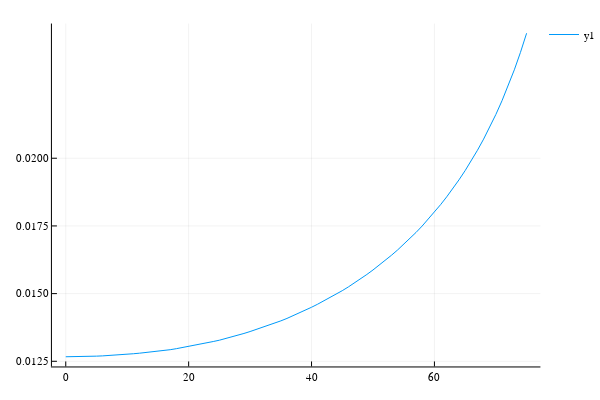

Notebook code cell kept with this figure:
### Code cell
SZA=0:1:75
plot(SZA, reflRed_SZA)

### Figure 1 — Plotly figure (JSON) as saved in the notebook; plotly's stock layout.template omitted (floating-point values rounded to 4 significant figures)
{"data": [{"colorbar": {"title": ""}, "legendgroup": "y1", "line": {"color": "rgba(0, 154, 250, 1.000)", "dash": "solid", "shape": "linear", "width": 1}, "mode": "lines", "name": "y1", "showlegend": true, "type": "scatter", "x": [0, 1, 2, 3, 4, 5, 6, 7, 8, 9, 10, 11, 12, 13, 14, 15, 16, 17, 18, 19, 20, 21, 22, 23, 24, 25, 26, 27, 28, 29, 30, 31, 32, 33, 34, 35, 36, 37, 38, 39, 40, 41, 42, 43, 44, 45, 46, 47, 48, 49, 50, 51, 52, 53, 54, 55, 56, 57, 58, 59, 60, 61, 62, 63, 64, 65, 66, 67, 68, 69, 70, 71, 72, 73, 74, 75], "xaxis": "x1", "y": [0.01267, 0.01267, 0.01267, 0.01268, 0.01268, 0.01269, 0.0127, 0.01271, 0.01273, 0.01274, 0.01276, 0.01278, 0.0128, 0.01282, 0.01284, 0.01287, 0.01289, 0.01293, 0.01297, 0.01301, 0.01305, 0.01309, 0.01314, 0.01318, 0.01323, 0.01328, 0.01333, 0.0134, 0.01346, 0.01353, 0.0136, 0.01367, 0.01375, 0.01383, 0.01391, 0.01399, 0.01408, 0.01418, 0.01428, 0.01439, 0.0145, 0.01461, 0.01473, 0.01485, 0.01498, 0.01511, 0.01525, 0.01539, 0.01555, 0.01571, 0.01587, 0.01605, 0.01623, 0.01642, 0.01661, 0.01682, 0.01703, 0.01726, 0.0175, 0.01775, 0.01801, 0.01828, 0.01858, 0.01888, 0.0192, 0.01954, 0.01991, 0.02029, 0.02071, 0.02115, 0.02162, 0.02213, 0.02267, 0.02327, 0.02391, 0.02462], "yaxis": "y1", "zmax": null, "zmin": null}], "layout": {"annotations": [], "height": 400, "legend": {"bgcolor": "rgba(255, 255, 255, 1.000)", "bordercolor": "rgba(0, 0, 0, 1.000)", "font": {"color": "rgba(0, 0, 0, 1.000)", "family": "sans-serif", "size": 11}, "tracegroupgap": 0, "x": 1, "y": 1}, "margin": {"b": 20, "l": 0, "r": 0, "t": 20}, "paper_bgcolor": "rgba(255, 255, 255, 1.000)", "plot_bgcolor": "rgba(255, 255, 255, 1.000)", "showlegend": true, "width": 600, "xaxis": {"anchor": "y1", "domain": [0.09545, 0.9934], "gridcolor": "rgba(0, 0, 0, 0.100)", "gridwidth": 0.5, "linecolor": "rgba(0, 0, 0, 1.000)", "mirror": false, "range": [-2.25, 77.25], "showgrid": true, "showline": true, "showticklabels": true, "tickangle": 0, "tickcolor": "rgb(0, 0, 0)", "tickfont": {"color": "rgba(0, 0, 0, 1.000)", "family": "sans-serif", "size": 11}, "tickmode": "array", "ticks": "inside", "ticktext": ["0", "20", "40", "60"], "tickvals": [0, 20, 40, 60], "title": "", "titlefont": {"color": "rgba(0, 0, 0, 1.000)", "family": "sans-serif", "size": 15}, "type": "-", "visible": true, "zeroline": false, "zerolinecolor": "rgba(0, 0, 0, 1.000)"}, "yaxis": {"anchor": "x1", "domain": [0.03762, 0.9902], "gridcolor": "rgba(0, 0, 0, 0.100)", "gridwidth": 0.5, "linecolor": "rgba(0, 0, 0, 1.000)", "mirror": false, "range": [0.01231, 0.02498], "showgrid": true, "showline": true, "showticklabels": true, "tickangle": 0, "tickcolor": "rgb(0, 0, 0)", "tickfont": {"color": "rgba(0, 0, 0, 1.000)", "family": "sans-serif", "size": 11}, "tickmode": "array", "ticks": "inside", "ticktext": ["0.0125", "0.0150", "0.0175", "0.0200", "0.0200"], "tickvals": [0.0125, 0.015, 0.0175, 0.02, 0.02], "title": "", "titlefont": {"color": "rgba(0, 0, 0, 1.000)", "family": "sans-serif", "size": 15}, "type": "-", "visible": true, "zeroline": false, "zerolinecolor": "rgba(0, 0, 0, 1.000)"}}}
